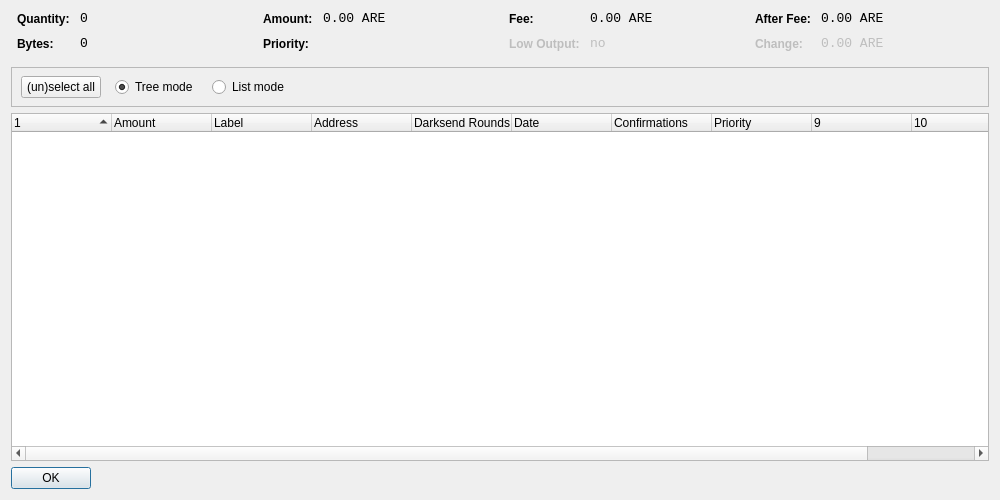
<?xml version="1.0" encoding="UTF-8"?>
<ui version="4.0">
 <class>CoinControlDialog</class>
 <widget class="QDialog" name="CoinControlDialog">
  <property name="geometry">
   <rect>
    <x>0</x>
    <y>0</y>
    <width>1000</width>
    <height>500</height>
   </rect>
  </property>
  <property name="windowTitle">
   <string>Coin Control</string>
  </property>
  <layout class="QVBoxLayout" name="verticalLayout">
   <item>
    <layout class="QHBoxLayout" name="horizontalLayoutTop" stretch="0,0,0,0">
     <property name="topMargin">
      <number>0</number>
     </property>
     <property name="bottomMargin">
      <number>10</number>
     </property>
     <item>
      <layout class="QFormLayout" name="formLayoutCoinControl1">
       <property name="horizontalSpacing">
        <number>10</number>
       </property>
       <property name="verticalSpacing">
        <number>10</number>
       </property>
       <property name="leftMargin">
        <number>6</number>
       </property>
       <property name="rightMargin">
        <number>6</number>
       </property>
       <item row="0" column="0">
        <widget class="QLabel" name="labelCoinControlQuantityText">
         <property name="styleSheet">
          <string notr="true">font-weight:bold;</string>
         </property>
         <property name="text">
          <string>Quantity:</string>
         </property>
        </widget>
       </item>
       <item row="0" column="1">
        <widget class="QLabel" name="labelCoinControlQuantity">
         <property name="font">
          <font>
           <family>Monospace</family>
           <pointsize>10</pointsize>
          </font>
         </property>
         <property name="cursor">
          <cursorShape>IBeamCursor</cursorShape>
         </property>
         <property name="contextMenuPolicy">
          <enum>Qt::ActionsContextMenu</enum>
         </property>
         <property name="text">
          <string notr="true">0</string>
         </property>
         <property name="textInteractionFlags">
          <set>Qt::LinksAccessibleByMouse|Qt::TextSelectableByKeyboard|Qt::TextSelectableByMouse</set>
         </property>
        </widget>
       </item>
       <item row="1" column="0">
        <widget class="QLabel" name="labelCoinControlBytesText">
         <property name="styleSheet">
          <string notr="true">font-weight:bold;</string>
         </property>
         <property name="text">
          <string>Bytes:</string>
         </property>
        </widget>
       </item>
       <item row="1" column="1">
        <widget class="QLabel" name="labelCoinControlBytes">
         <property name="font">
          <font>
           <family>Monospace</family>
           <pointsize>10</pointsize>
          </font>
         </property>
         <property name="cursor">
          <cursorShape>IBeamCursor</cursorShape>
         </property>
         <property name="contextMenuPolicy">
          <enum>Qt::ActionsContextMenu</enum>
         </property>
         <property name="text">
          <string notr="true">0</string>
         </property>
         <property name="textInteractionFlags">
          <set>Qt::LinksAccessibleByMouse|Qt::TextSelectableByKeyboard|Qt::TextSelectableByMouse</set>
         </property>
        </widget>
       </item>
      </layout>
     </item>
     <item>
      <layout class="QFormLayout" name="formLayoutCoinControl2">
       <property name="horizontalSpacing">
        <number>10</number>
       </property>
       <property name="verticalSpacing">
        <number>10</number>
       </property>
       <property name="leftMargin">
        <number>6</number>
       </property>
       <property name="rightMargin">
        <number>6</number>
       </property>
       <item row="0" column="0">
        <widget class="QLabel" name="labelCoinControlAmountText">
         <property name="styleSheet">
          <string notr="true">font-weight:bold;</string>
         </property>
         <property name="text">
          <string>Amount:</string>
         </property>
        </widget>
       </item>
       <item row="0" column="1">
        <widget class="QLabel" name="labelCoinControlAmount">
         <property name="font">
          <font>
           <family>Monospace</family>
           <pointsize>10</pointsize>
          </font>
         </property>
         <property name="cursor">
          <cursorShape>IBeamCursor</cursorShape>
         </property>
         <property name="contextMenuPolicy">
          <enum>Qt::ActionsContextMenu</enum>
         </property>
         <property name="text">
          <string notr="true">0.00 ARE</string>
         </property>
         <property name="textInteractionFlags">
          <set>Qt::LinksAccessibleByMouse|Qt::TextSelectableByKeyboard|Qt::TextSelectableByMouse</set>
         </property>
        </widget>
       </item>
       <item row="1" column="0">
        <widget class="QLabel" name="labelCoinControlPriorityText">
         <property name="styleSheet">
          <string notr="true">font-weight:bold;</string>
         </property>
         <property name="text">
          <string>Priority:</string>
         </property>
        </widget>
       </item>
       <item row="1" column="1">
        <widget class="QLabel" name="labelCoinControlPriority">
         <property name="font">
          <font>
           <family>Monospace</family>
           <pointsize>10</pointsize>
          </font>
         </property>
         <property name="cursor">
          <cursorShape>IBeamCursor</cursorShape>
         </property>
         <property name="contextMenuPolicy">
          <enum>Qt::ActionsContextMenu</enum>
         </property>
         <property name="text">
          <string/>
         </property>
         <property name="textInteractionFlags">
          <set>Qt::LinksAccessibleByMouse|Qt::TextSelectableByKeyboard|Qt::TextSelectableByMouse</set>
         </property>
        </widget>
       </item>
      </layout>
     </item>
     <item>
      <layout class="QFormLayout" name="formLayoutCoinControl3">
       <property name="horizontalSpacing">
        <number>10</number>
       </property>
       <property name="verticalSpacing">
        <number>10</number>
       </property>
       <property name="leftMargin">
        <number>6</number>
       </property>
       <property name="rightMargin">
        <number>6</number>
       </property>
       <item row="0" column="0">
        <widget class="QLabel" name="labelCoinControlFeeText">
         <property name="styleSheet">
          <string notr="true">font-weight:bold;</string>
         </property>
         <property name="text">
          <string>Fee:</string>
         </property>
        </widget>
       </item>
       <item row="0" column="1">
        <widget class="QLabel" name="labelCoinControlFee">
         <property name="font">
          <font>
           <family>Monospace</family>
           <pointsize>10</pointsize>
          </font>
         </property>
         <property name="cursor">
          <cursorShape>IBeamCursor</cursorShape>
         </property>
         <property name="contextMenuPolicy">
          <enum>Qt::ActionsContextMenu</enum>
         </property>
         <property name="text">
          <string notr="true">0.00 ARE</string>
         </property>
         <property name="textInteractionFlags">
          <set>Qt::LinksAccessibleByMouse|Qt::TextSelectableByKeyboard|Qt::TextSelectableByMouse</set>
         </property>
        </widget>
       </item>
       <item row="1" column="0">
        <widget class="QLabel" name="labelCoinControlLowOutputText">
         <property name="enabled">
          <bool>false</bool>
         </property>
         <property name="styleSheet">
          <string notr="true">font-weight:bold;</string>
         </property>
         <property name="text">
          <string>Low Output:</string>
         </property>
        </widget>
       </item>
       <item row="1" column="1">
        <widget class="QLabel" name="labelCoinControlLowOutput">
         <property name="enabled">
          <bool>false</bool>
         </property>
         <property name="font">
          <font>
           <family>Monospace</family>
           <pointsize>10</pointsize>
          </font>
         </property>
         <property name="cursor">
          <cursorShape>IBeamCursor</cursorShape>
         </property>
         <property name="contextMenuPolicy">
          <enum>Qt::ActionsContextMenu</enum>
         </property>
         <property name="text">
          <string notr="true">no</string>
         </property>
         <property name="textInteractionFlags">
          <set>Qt::LinksAccessibleByMouse|Qt::TextSelectableByKeyboard|Qt::TextSelectableByMouse</set>
         </property>
        </widget>
       </item>
      </layout>
     </item>
     <item>
      <layout class="QFormLayout" name="formLayoutCoinControl4">
       <property name="horizontalSpacing">
        <number>10</number>
       </property>
       <property name="verticalSpacing">
        <number>10</number>
       </property>
       <property name="leftMargin">
        <number>6</number>
       </property>
       <property name="rightMargin">
        <number>6</number>
       </property>
       <item row="0" column="0">
        <widget class="QLabel" name="labelCoinControlAfterFeeText">
         <property name="styleSheet">
          <string notr="true">font-weight:bold;</string>
         </property>
         <property name="text">
          <string>After Fee:</string>
         </property>
        </widget>
       </item>
       <item row="0" column="1">
        <widget class="QLabel" name="labelCoinControlAfterFee">
         <property name="font">
          <font>
           <family>Monospace</family>
           <pointsize>10</pointsize>
          </font>
         </property>
         <property name="cursor">
          <cursorShape>IBeamCursor</cursorShape>
         </property>
         <property name="contextMenuPolicy">
          <enum>Qt::ActionsContextMenu</enum>
         </property>
         <property name="text">
          <string notr="true">0.00 ARE</string>
         </property>
         <property name="textInteractionFlags">
          <set>Qt::LinksAccessibleByMouse|Qt::TextSelectableByKeyboard|Qt::TextSelectableByMouse</set>
         </property>
        </widget>
       </item>
       <item row="1" column="0">
        <widget class="QLabel" name="labelCoinControlChangeText">
         <property name="enabled">
          <bool>false</bool>
         </property>
         <property name="styleSheet">
          <string notr="true">font-weight:bold;</string>
         </property>
         <property name="text">
          <string>Change:</string>
         </property>
        </widget>
       </item>
       <item row="1" column="1">
        <widget class="QLabel" name="labelCoinControlChange">
         <property name="enabled">
          <bool>false</bool>
         </property>
         <property name="font">
          <font>
           <family>Monospace</family>
           <pointsize>10</pointsize>
          </font>
         </property>
         <property name="cursor">
          <cursorShape>IBeamCursor</cursorShape>
         </property>
         <property name="contextMenuPolicy">
          <enum>Qt::ActionsContextMenu</enum>
         </property>
         <property name="text">
          <string notr="true">0.00 ARE</string>
         </property>
         <property name="textInteractionFlags">
          <set>Qt::LinksAccessibleByMouse|Qt::TextSelectableByKeyboard|Qt::TextSelectableByMouse</set>
         </property>
        </widget>
       </item>
      </layout>
     </item>
    </layout>
   </item>
   <item>
    <widget class="QFrame" name="frame">
     <property name="minimumSize">
      <size>
       <width>0</width>
       <height>40</height>
      </size>
     </property>
     <property name="frameShape">
      <enum>QFrame::StyledPanel</enum>
     </property>
     <property name="frameShadow">
      <enum>QFrame::Sunken</enum>
     </property>
     <widget class="QWidget" name="horizontalLayoutWidget">
      <property name="geometry">
       <rect>
        <x>10</x>
        <y>0</y>
        <width>781</width>
        <height>41</height>
       </rect>
      </property>
      <layout class="QHBoxLayout" name="horizontalLayoutPanel" stretch="0,0,0,0,0">
       <property name="spacing">
        <number>14</number>
       </property>
       <item>
        <widget class="QPushButton" name="pushButtonSelectAll">
         <property name="sizePolicy">
          <sizepolicy hsizetype="Maximum" vsizetype="Fixed">
           <horstretch>0</horstretch>
           <verstretch>0</verstretch>
          </sizepolicy>
         </property>
         <property name="text">
          <string>(un)select all</string>
         </property>
        </widget>
       </item>
       <item>
        <widget class="QRadioButton" name="radioTreeMode">
         <property name="sizePolicy">
          <sizepolicy hsizetype="Maximum" vsizetype="Fixed">
           <horstretch>0</horstretch>
           <verstretch>0</verstretch>
          </sizepolicy>
         </property>
         <property name="text">
          <string>Tree mode</string>
         </property>
         <property name="checked">
          <bool>true</bool>
         </property>
        </widget>
       </item>
       <item>
        <widget class="QRadioButton" name="radioListMode">
         <property name="sizePolicy">
          <sizepolicy hsizetype="Maximum" vsizetype="Fixed">
           <horstretch>0</horstretch>
           <verstretch>0</verstretch>
          </sizepolicy>
         </property>
         <property name="text">
          <string>List mode</string>
         </property>
        </widget>
       </item>
       <item>
        <spacer name="horizontalSpacer">
         <property name="orientation">
          <enum>Qt::Horizontal</enum>
         </property>
         <property name="sizeHint" stdset="0">
          <size>
           <width>40</width>
           <height>20</height>
          </size>
         </property>
        </spacer>
       </item>
      </layout>
     </widget>
    </widget>
   </item>
   <item>
    <widget class="CoinControlTreeWidget" name="treeWidget">
     <property name="contextMenuPolicy">
      <enum>Qt::CustomContextMenu</enum>
     </property>
     <property name="sortingEnabled">
      <bool>false</bool>
     </property>
     <property name="columnCount">
      <number>11</number>
     </property>
     <attribute name="headerShowSortIndicator" stdset="0">
      <bool>true</bool>
     </attribute>
     <attribute name="headerStretchLastSection">
      <bool>false</bool>
     </attribute>
     <column>
      <property name="text">
       <string/>
      </property>
     </column>
     <column>
      <property name="text">
       <string>Amount</string>
      </property>
     </column>
     <column>
      <property name="text">
       <string>Label</string>
      </property>
     </column>
     <column>
      <property name="text">
       <string>Address</string>
      </property>
     </column>
     <column>
      <property name="text">
       <string>Darksend Rounds</string>
      </property>
    </column>
     <column>
      <property name="text">
       <string>Date</string>
      </property>
     </column>
     <column>
      <property name="text">
       <string>Confirmations</string>
      </property>
      <property name="toolTip">
       <string>Confirmed</string>
      </property>
     </column>
     <column>
      <property name="text">
       <string>Priority</string>
      </property>
     </column>
     <column>
      <property name="text">
       <string/>
      </property>
     </column>
     <column>
      <property name="text">
       <string/>
      </property>
     </column>
     <column>
      <property name="text">
       <string/>
      </property>
     </column>
     <column>
      <property name="text">
       <string/>
      </property>
     </column>
    </widget>
   </item>
   <item>
    <widget class="QDialogButtonBox" name="buttonBox">
     <property name="sizePolicy">
      <sizepolicy hsizetype="Maximum" vsizetype="Fixed">
       <horstretch>0</horstretch>
       <verstretch>0</verstretch>
      </sizepolicy>
     </property>
     <property name="orientation">
      <enum>Qt::Horizontal</enum>
     </property>
     <property name="standardButtons">
      <set>QDialogButtonBox::Ok</set>
     </property>
    </widget>
   </item>
  </layout>
 </widget>
 <customwidgets>
  <customwidget>
   <class>CoinControlTreeWidget</class>
   <extends>QTreeWidget</extends>
   <header>coincontroltreewidget.h</header>
  </customwidget>
 </customwidgets>
 <resources/>
 <connections/>
</ui>
